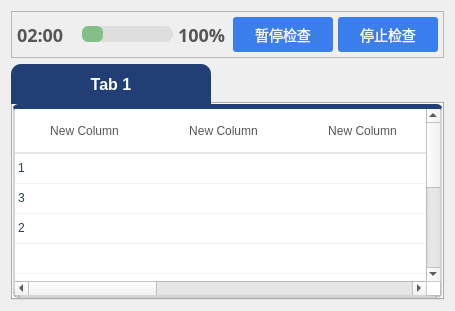
        <widget class="QWidget" name="page_usb_storge">
         <layout class="QVBoxLayout" name="verticalLayout_21">
          <item>
           <widget class="QFrame" name="frame_progress_4">
            <property name="minimumSize">
             <size>
              <width>0</width>
              <height>0</height>
             </size>
            </property>
            <property name="frameShape">
             <enum>QFrame::StyledPanel</enum>
            </property>
            <property name="frameShadow">
             <enum>QFrame::Raised</enum>
            </property>
            <layout class="QHBoxLayout" name="horizontalLayout_13">
             <property name="spacing">
              <number>5</number>
             </property>
             <property name="leftMargin">
              <number>5</number>
             </property>
             <property name="topMargin">
              <number>5</number>
             </property>
             <property name="rightMargin">
              <number>5</number>
             </property>
             <property name="bottomMargin">
              <number>5</number>
             </property>
             <item>
              <widget class="QLabel" name="label_progress_time_4">
               <property name="sizePolicy">
                <sizepolicy hsizetype="Fixed" vsizetype="Preferred">
                 <horstretch>0</horstretch>
                 <verstretch>0</verstretch>
                </sizepolicy>
               </property>
               <property name="minimumSize">
                <size>
                 <width>60</width>
                 <height>0</height>
                </size>
               </property>
               <property name="maximumSize">
                <size>
                 <width>16777215</width>
                 <height>16777215</height>
                </size>
               </property>
               <property name="styleSheet">
                <string notr="true">font-family: Metropolis;
font-size: 18px;
line-height: 28px;
font-weight: 800;

color: #565656;</string>
               </property>
               <property name="text">
                <string>02:00</string>
               </property>
              </widget>
             </item>
             <item>
              <widget class="QProgressBar" name="progressBar_4">
               <property name="minimumSize">
                <size>
                 <width>0</width>
                 <height>15</height>
                </size>
               </property>
               <property name="styleSheet">
                <string notr="true">QProgressBar{

background-color: #DEDEDE; 
height:12px;
border-radius: 8px;



}


QProgressBar::chunk{
background-color: #83C088; 
border-radius: 6px;

}

 </string>
               </property>
               <property name="value">
                <number>24</number>
               </property>
               <property name="textVisible">
                <bool>false</bool>
               </property>
              </widget>
             </item>
             <item>
              <widget class="QLabel" name="label_42">
               <property name="minimumSize">
                <size>
                 <width>50</width>
                 <height>0</height>
                </size>
               </property>
               <property name="styleSheet">
                <string notr="true">font-family: Metropolis;
font-size: 18px;
line-height: 28px;
font-weight: 800;

color: #565656;</string>
               </property>
               <property name="text">
                <string>100%</string>
               </property>
              </widget>
             </item>
             <item>
              <widget class="QPushButton" name="pushButton_pause_4">
               <property name="minimumSize">
                <size>
                 <width>100</width>
                 <height>35</height>
                </size>
               </property>
               <property name="styleSheet">
                <string notr="true">background: #3A7FED;
font-family: PingFang SC;
font-style: normal;
font-weight: normal;
font-size: 14px;
line-height: 20px;
border-radius: 3px;

color: #FFFFFF;</string>
               </property>
               <property name="text">
                <string>暂停检查</string>
               </property>
              </widget>
             </item>
             <item>
              <widget class="QPushButton" name="pushButton_stop_4">
               <property name="minimumSize">
                <size>
                 <width>100</width>
                 <height>35</height>
                </size>
               </property>
               <property name="styleSheet">
                <string notr="true">background: #3A7FED;
font-family: PingFang SC;
font-style: normal;
font-weight: normal;
font-size: 14px;
line-height: 20px;
border-radius: 3px;

color: #FFFFFF;</string>
               </property>
               <property name="text">
                <string>停止检查</string>
               </property>
              </widget>
             </item>
            </layout>
           </widget>
          </item>
          <item>
           <widget class="QTabWidget" name="tabWidget_2">
            <property name="cursor">
             <cursorShape>ArrowCursor</cursorShape>
            </property>
            <property name="styleSheet">
             <string notr="true">QTabWidget::pane { /* The tab widget frame */
    top: -0.01em;
}
 
QTabWidget::tab-bar {
    alignment: left;
	left: 2em;
}


QTabBar::tab {
	border-top-left-radius: 10px;border-top-right-radius: 10px;
    background-color: #4094da;
    font: bold 12px 'Arial';
    color: white;
    height:40px;
	width:200px;
	font-style: normal;
	font-weight: 600;
	font-size: 16px;
	line-height: 22px;
}
QTabBar::tab:selected {
    color: white;
	background: #213E75;
 }

QTabBar::tab:!selected {
    background-color: white;
	color: #565656;;
}
</string>
            </property>
            <property name="currentIndex">
             <number>0</number>
            </property>
            <widget class="QWidget" name="tab_3">
             <property name="styleSheet">
              <string notr="true"/>
             </property>
             <attribute name="title">
              <string>Tab 1</string>
             </attribute>
             <layout class="QVBoxLayout" name="verticalLayout_15">
              <property name="spacing">
               <number>0</number>
              </property>
              <property name="leftMargin">
               <number>0</number>
              </property>
              <property name="topMargin">
               <number>0</number>
              </property>
              <property name="rightMargin">
               <number>0</number>
              </property>
              <property name="bottomMargin">
               <number>0</number>
              </property>
              <item>
               <widget class="QTableWidget" name="tableWidget_2">
                <property name="statusTip">
                 <string/>
                </property>
                <property name="styleSheet">
                 <string notr="true">        QTableView
{
    background-color: #FFFFFF;
    alternate-background-color:#e3edf9;
    font:14px &quot;微软雅黑&quot;;
    color:#677483;
    gridline-color: #ccddf0;  

border: 2px solid rgba(41, 43, 49, 0.2);
border-top: 5px solid #213E75;
border-bottom: 3px solid rgba(41, 43, 49, 0.2);

border-radius:5px

}
 
QTableView::item
{  
    font:20px &quot;微软雅黑&quot;;
    color:#29414E; 
	border:0px;   
	border-bottom: 1px solid rgba(0, 0, 0, 0.05);
}
 
QTableView::item:selected
{  
    color:green;
}
 
QHeaderView::section { 
    color: #565656;;
    font:bold 14px &quot;微软雅黑&quot;;
    text-align:right;
    height:43px;
	
	border:0px;

	border-bottom: 2px solid rgba(0, 0, 0, 0.1);

	background: #FFFFFF;

    border-left:none;
}
 
// border-left:none;防止中间表头的border重叠
QHeaderView::section:first
{
    border-left:1px solid #8faac9;
border-radius: 3px;
}</string>
                </property>
                <property name="lineWidth">
                 <number>0</number>
                </property>
                <property name="autoScroll">
                 <bool>true</bool>
                </property>
                <property name="autoScrollMargin">
                 <number>3</number>
                </property>
                <property name="textElideMode">
                 <enum>Qt::ElideMiddle</enum>
                </property>
                <property name="showGrid">
                 <bool>false</bool>
                </property>
                <property name="sortingEnabled">
                 <bool>true</bool>
                </property>
                <property name="wordWrap">
                 <bool>true</bool>
                </property>
                <attribute name="horizontalHeaderCascadingSectionResizes">
                 <bool>true</bool>
                </attribute>
                <attribute name="horizontalHeaderDefaultSectionSize">
                 <number>139</number>
                </attribute>
                <attribute name="horizontalHeaderHighlightSections">
                 <bool>true</bool>
                </attribute>
                <attribute name="horizontalHeaderStretchLastSection">
                 <bool>true</bool>
                </attribute>
                <attribute name="verticalHeaderVisible">
                 <bool>false</bool>
                </attribute>
                <attribute name="verticalHeaderShowSortIndicator" stdset="0">
                 <bool>false</bool>
                </attribute>
                <attribute name="verticalHeaderStretchLastSection">
                 <bool>false</bool>
                </attribute>
                <row>
                 <property name="text">
                  <string>New Row</string>
                 </property>
                </row>
                <row>
                 <property name="text">
                  <string>New Row</string>
                 </property>
                </row>
                <row>
                 <property name="text">
                  <string>New Row</string>
                 </property>
                </row>
                <row>
                 <property name="text">
                  <string>New Row</string>
                 </property>
                </row>
                <row>
                 <property name="text">
                  <string>New Row</string>
                 </property>
                </row>
                <row>
                 <property name="text">
                  <string>New Row</string>
                 </property>
                </row>
                <row>
                 <property name="text">
                  <string>New Row</string>
                 </property>
                </row>
                <row>
                 <property name="text">
                  <string>New Row</string>
                 </property>
                </row>
                <row>
                 <property name="text">
                  <string>New Row</string>
                 </property>
                </row>
                <column>
                 <property name="text">
                  <string>New Column</string>
                 </property>
                </column>
                <column>
                 <property name="text">
                  <string>New Column</string>
                 </property>
                </column>
                <column>
                 <property name="text">
                  <string>New Column</string>
                 </property>
                </column>
                <column>
                 <property name="text">
                  <string>New Column</string>
                 </property>
                </column>
                <column>
                 <property name="text">
                  <string>New Column</string>
                 </property>
                </column>
                <column>
                 <property name="text">
                  <string>New Column</string>
                 </property>
                </column>
                <item row="0" column="0">
                 <property name="text">
                  <string>1</string>
                 </property>
                </item>
                <item row="1" column="0">
                 <property name="text">
                  <string>3</string>
                 </property>
                 <property name="foreground">
                  <brush brushstyle="SolidPattern">
                   <color alpha="255">
                    <red>0</red>
                    <green>0</green>
                    <blue>0</blue>
                   </color>
                  </brush>
                 </property>
                </item>
                <item row="2" column="0">
                 <property name="text">
                  <string>2</string>
                 </property>
                </item>
               </widget>
              </item>
             </layout>
            </widget>
           </widget>
          </item>
         </layout>
        </widget>
